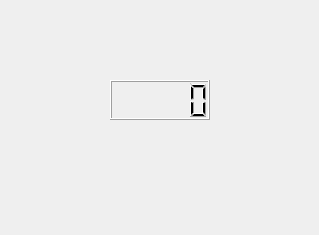
<?xml version="1.0" encoding="UTF-8"?>
<ui version="4.0">
 <class>Dialog</class>
 <widget class="QDialog" name="Dialog">
  <property name="geometry">
   <rect>
    <x>0</x>
    <y>0</y>
    <width>319</width>
    <height>235</height>
   </rect>
  </property>
  <property name="windowTitle">
   <string>Dialog</string>
  </property>
  <widget class="QLCDNumber" name="lcdNumber">
   <property name="geometry">
    <rect>
     <x>110</x>
     <y>80</y>
     <width>100</width>
     <height>40</height>
    </rect>
   </property>
  </widget>
 </widget>
 <resources/>
 <connections/>
</ui>
